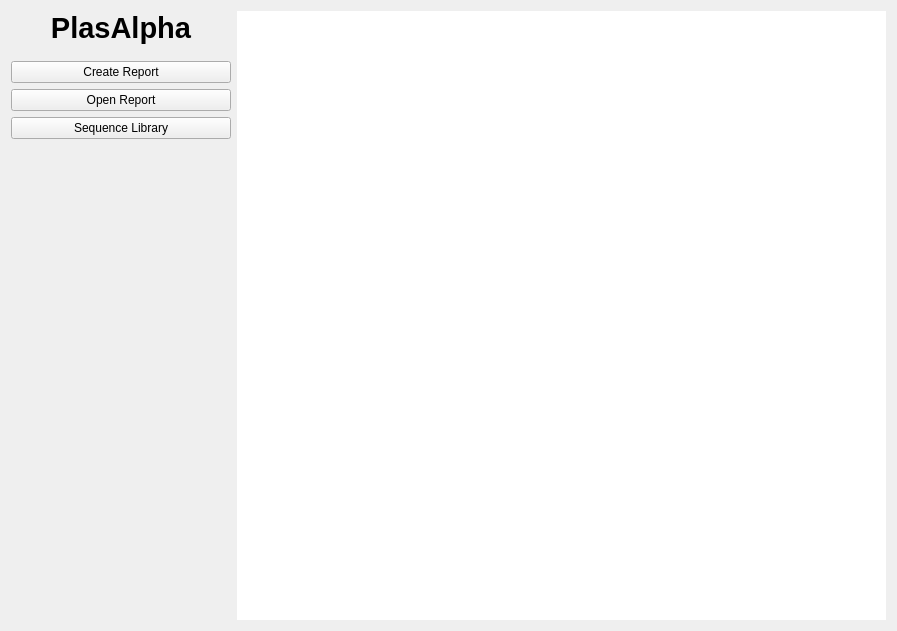
<?xml version="1.0" encoding="UTF-8"?>
<ui version="4.0">
 <class>TitleWindowClass</class>
 <widget class="QMainWindow" name="TitleWindowClass">
  <property name="geometry">
   <rect>
    <x>0</x>
    <y>0</y>
    <width>897</width>
    <height>631</height>
   </rect>
  </property>
  <property name="windowTitle">
   <string>TitleWindow</string>
  </property>
  <widget class="QWidget" name="background_layout">
   <property name="enabled">
    <bool>true</bool>
   </property>
   <layout class="QGridLayout" name="gridLayout">
    <item row="0" column="0">
     <layout class="QVBoxLayout" name="verticalLayout">
      <item>
       <widget class="QLabel" name="title">
        <property name="text">
         <string>&lt;html&gt;&lt;head/&gt;&lt;body&gt;&lt;p align=&quot;center&quot;&gt;&lt;span style=&quot; font-size:22pt; font-weight:700;&quot;&gt;PlasAlpha&lt;/span&gt;&lt;/p&gt;&lt;/body&gt;&lt;/html&gt;</string>
        </property>
       </widget>
      </item>
      <item>
       <spacer name="horizontalSpacer">
        <property name="orientation">
         <enum>Qt::Horizontal</enum>
        </property>
        <property name="sizeType">
         <enum>QSizePolicy::Maximum</enum>
        </property>
        <property name="sizeHint" stdset="0">
         <size>
          <width>220</width>
          <height>10</height>
         </size>
        </property>
       </spacer>
      </item>
      <item>
       <widget class="QPushButton" name="create_btn">
        <property name="text">
         <string>Create Report</string>
        </property>
       </widget>
      </item>
      <item>
       <widget class="QPushButton" name="open_btn">
        <property name="text">
         <string>Open Report</string>
        </property>
       </widget>
      </item>
      <item>
       <widget class="QPushButton" name="sequence_lib_btn">
        <property name="text">
         <string>Sequence Library</string>
        </property>
       </widget>
      </item>
      <item>
       <spacer name="verticalSpacer">
        <property name="orientation">
         <enum>Qt::Vertical</enum>
        </property>
        <property name="sizeHint" stdset="0">
         <size>
          <width>20</width>
          <height>40</height>
         </size>
        </property>
       </spacer>
      </item>
     </layout>
    </item>
    <item row="0" column="1">
     <widget class="QListWidget" name="previous_report_list">
      <property name="frameShape">
       <enum>QFrame::NoFrame</enum>
      </property>
      <property name="sizeAdjustPolicy">
       <enum>QAbstractScrollArea::AdjustIgnored</enum>
      </property>
     </widget>
    </item>
   </layout>
  </widget>
 </widget>
 <layoutdefault spacing="6" margin="11"/>
 <resources/>
 <connections/>
</ui>
